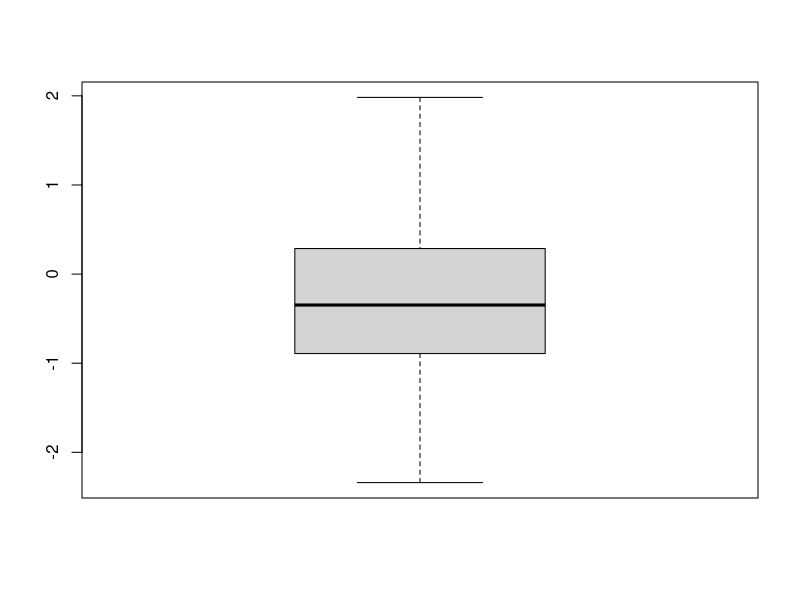
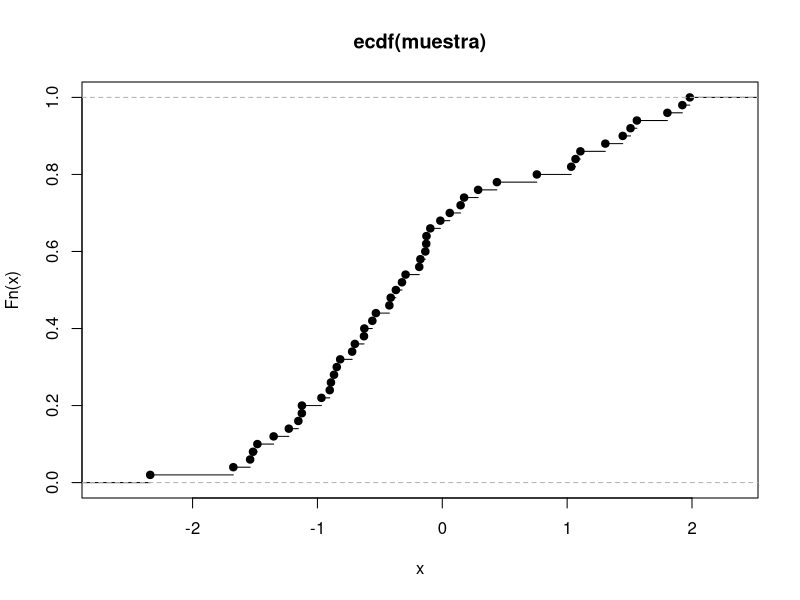

R code for these plots, in order: (Note: this script raises an error after producing the figures.)
n = 50
# genero una muestra N(0,1)
muestra = rnorm(n)
media = mean(muestra)
des_est = sd(muestra)
print(media)
print(des_est)
# genero un boxplot
boxplot(muestra)
# ecdf
Fn = ecdf(muestra)
Pc = Fn(1.96)
print(Pc)
plot(Fn)
# epdf
fn = epdf(muestra)
plot(fn)
# genero un histograma
hist(muestra, prob=T, breaks="FD")
lines(density(muestra), lty='dashed')
curve(dnorm(x, media, des_est), add=T, lty="dotted")
